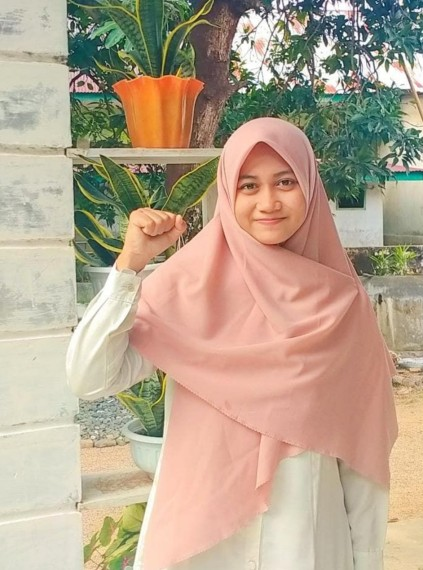
#> input picture Visi Komputer/gambar/Nailul.jpg, 423 x 570 px
$ jupyter execute --allow-errors prak3.ipynb   (older library calls are emulated)
#> lines starting #> are read from the running program, lines starting #| are printed output that depends on the picture
# Praktikum Visi Komputer
## Modul ke-3

## Pemprosesan citra dengan OpenCV

Saat kita bekerja dengan gambar/image/citra, bisa saja kita perlu memproses citra seperti mempertajam citra, menggunakan filter, menggabungkan citra.

### Konversi warna

OpenCV memiliki banyak sekali fungsi yang berkaitan dengan warna. Ada model warna yang cocok untuk perangkat input seperti camera, ada yang cocok untuk perangkat output seperti TV, printer, layar komputer. Namun terdapat 3 model warna yang umum digunakan yaitu:
- Grayscale. Grayscale merupakan model yang mengurangi informasi warna menjadi nilai gray. Biasanya setiap piksel pada image grayscale direpresentasikan oleh satu nilai 8-bit dalam rentang 0 (hitam) hingga 255 (putih). Bisa digunakan untuk memproses image yang hanya perlu informasi brightness seperti pada deteksi wajah.
- BGR. BGR adalah model warna blue-green-red, di mana setiap piksel memiliki 3 nilai 8-bit yang merepresentasikan komponen/channel biru/blue, hijau/green dan merah/red. Contoh piksel [0, 0, 0] untuk hitam, [255, 0, 0] untuk biru, [0, 255, 0] untuk hijau, [0, 0, 255] untuk merah, dan [255, 255, 255] untuk putih.
- HSV. Model HSV menggunakan 3 channel berbeda. Hue merupakan rona atau corak warna, Saturation merupakan intensitas atau kekuatan warna dan value merupakan kecerahan dari warna.

Model warna default pada OpenCV adalah BGR. Model yang digunakan pada komputasi disebut model additive, yang berkaitan dengan cahaya/light. Cahaya memiliki reaksi berbeda dibandingkan lukisan/paint. Nilai [0, 255, 255] bermakna tidak ada biru, hijau penuh dan merah penuh sehingga hasilnya adalah kuning. Tapi pada lukisan, warna hijau dan merah jika dicampur menjadi warna coklat.

[cell 1]
import cv2

#download image di: https://i.im.ge/2021/09/09/QJP3s1.jpg
img = cv2.imread('gambar/input.jpg')
#> (the rest of this cell did not finish here and is left out)

#> (a cell that did not finish here is left out)

Gambar versi YUV sebelumnya malah menjadi jelek dan tidak jelas. Sebenarnya karena `yuv_img` dalam bentuk array NumPy, kita dapat melakukan slicing dan menampilkan setiap channel secara terpisah.

#> (a cell that did not finish here is left out)

Apabila kita melihat hasil dari pemisahan YUV di atas, channel Y sama dengan citra grayscale, yang merepresentasikan nilai intensitas. Channel U dan V merepresentasikan informasi warna. U proyeksi biru, V proyeksi merah.

#> (a cell that did not finish here is left out)

#> (a cell that did not finish here is left out)

### Translasi citra / Image translation

Pada bagian ini, kita akan membahas tentang penggeseran citra. Dalam terminologi visi komputer, hal ini disebut sebagai translasi. Mari kita lihat bagaimana kita bisa melakukannya.

[cell 6]
import cv2
import numpy as np

img = cv2.imread('gambar/input.jpg')
#> (the rest of this cell did not finish here and is left out)

Operasi translasi pada dasarnya kita menggeser gambar dengan menambahkan/mengurangi koordinat X dan Y. Untuk melakukan hal tersebut, kita perlu membuat matriks transformasi, seperti yang ditunjukkan sebagai berikut:

[](https://im.ge/i/QJZppS)

Di sini, nilai tx dan ty adalah nilai terjemahan X dan Y, yaitu gambar akan digerakkan oleh X unit ke kanan, dan oleh Y unit ke bawah. Jadi setelah kita membuat matriks seperti ini, kita dapat menggunakan fungsi, `warpAffine`, untuk diterapkan pada citra. Argumen ketiga di warpAffine mengacu pada jumlah baris dan kolom pada gambar yang dihasilkan. Sejak jumlah baris dan kolom sama dengan gambar asli, gambar yang dihasilkan menjadi terpotong. Untuk menghindari pemotongan, kita bisa melakukan seperti berikut.
`img_translation = cv2.warpAffine(img, translation_matrix, (num_cols + 70, num_rows + 110))`

[cell 7]
#Latihan 1
#Ubah code program sebelumnya lalu ubah translasi citra sehingga menjadi tidak terpotong

import cv2
import numpy as np

img = cv2.imread('gambar/input.jpg')
#> (the rest of this cell did not finish here and is left out)

### Rotasi citra / Image rotation

Kita dapat melakukan rotasi citra dengan sudut tertentu. Rotasi merupakan bentuk transformasi. Untuk melakukan rotasi, kita dan kita dapat mencapainya dengan menggunakan transformasi matriks berikut.

[](https://im.ge/i/QJZzaJ)

Di sini, θ adalah sudut rotasi berlawanan arah jarum jam. OpenCV menyediakan fungsi `getRotationMatrix2D`. Kita dapat menentukan titik di mana gambar akan diputar, sudut rotasi dalam derajat, dan faktor skala untuk gambar. Setelah kita memiliki matriks transformasi, kita dapat menggunakan fungsi `warpAffine` untuk menerapkan matriks ini ke gambar apa pun.

[cell 8]
img = cv2.imread('gambar/input.jpg')
#> (the rest of this cell did not finish here and is left out)

[cell 9]
#Latihan 2
#Ubah code program sebelumnya dengan memperkecil ukuran citra rotasi menjadi setengahnya

img = cv2.imread('gambar/input.jpg')
#> (the rest of this cell did not finish here and is left out)

[cell 10]
#Latihan 3
#Ubah latihan 2, lalu coba ubah rotasi gambar menjadi searah jarum jam

img = cv2.imread('gambar/input.jpg')
#> (the rest of this cell did not finish here and is left out)

### Mengubah ukuran citra / image scaling

Kita dapat mengubah ukuran citra menggunakan faktor scaling atau bisa saja mengubahnya menjadi ukuran tertentu.

#> (a cell that did not finish here is left out)

[cell 12]
#Kita sudah mencoba banyak proses transformasi citra
#Berikut ini kita akan bermain-main dengan efek tertentu menggunakan image warping

import cv2
import numpy as np
import math

img = cv2.imread('gambar/input.jpg', cv2.IMREAD_GRAYSCALE)
#> (the rest of this cell did not finish here and is left out)

[cell 13]
#Latihan 4
#Ubah program image warping di atas sehingga image yang digunakan adalah foto selfie sendiri
#Lalu silakan bereksperimen bentuk image warping lainnya

import cv2
import numpy as np
import math

img = cv2.imread('gambar/Nailul.jpg', cv2.IMREAD_GRAYSCALE)
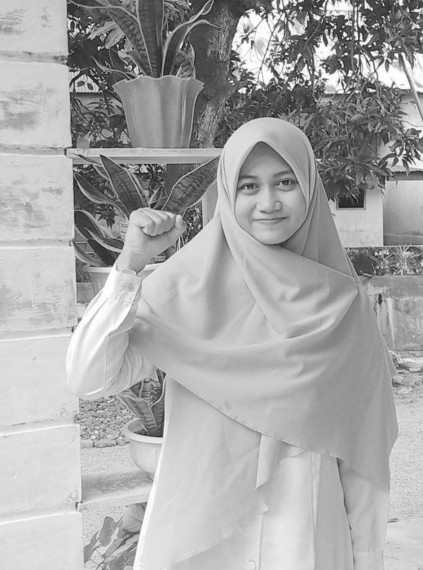
#> img: shape (570, 423); min 22, max 255, mean 168.1
rows, cols = img.shape
#> rows = 570; cols = 423

#####################
# Gelombang miring

img_output = np.zeros(img.shape, dtype=img.dtype)

for i in range(rows):
    for j in range(cols):
        offset_x = int(50.0 * math.tan(i*3.14/ 360))
        offset_y = 0
        if j+offset_x < rows:
            img_output[i,j] = img[i,(j+offset_x)%cols]
        else:
            img_output[i,j] = 0
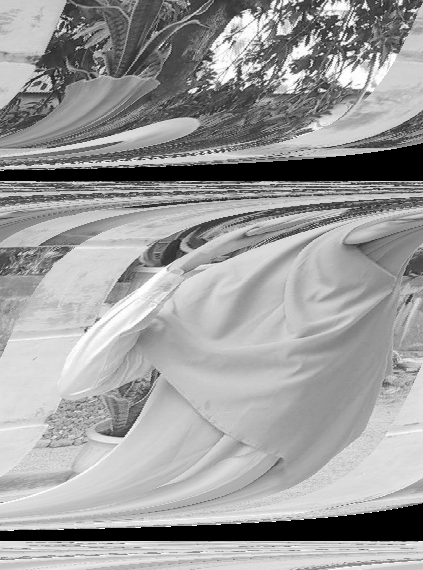
#> img_output: shape (570, 423); min 0, max 255, mean 157.1

cv2.imshow('Nailul', img)
cv2.imshow('diagonal wave', img_output)


cv2.waitKey()

$ run again, with Visi Komputer/gambar/frame_01.jpg copied over Visi Komputer/gambar/Nailul.jpg
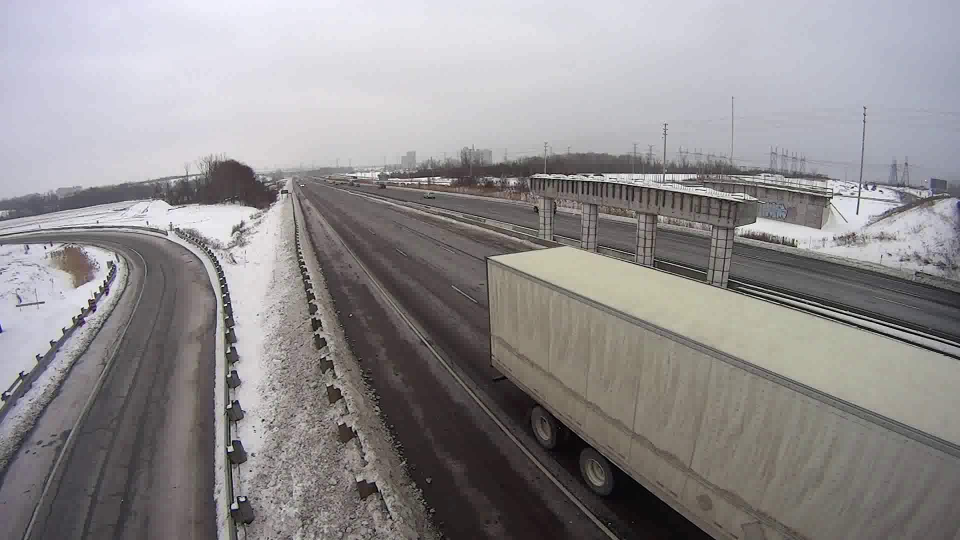
#> input picture Visi Komputer/gambar/frame_01.jpg, 1920 x 1080 px (shown at 1/2 size)
#> after the loop `for i in range(rows):`:
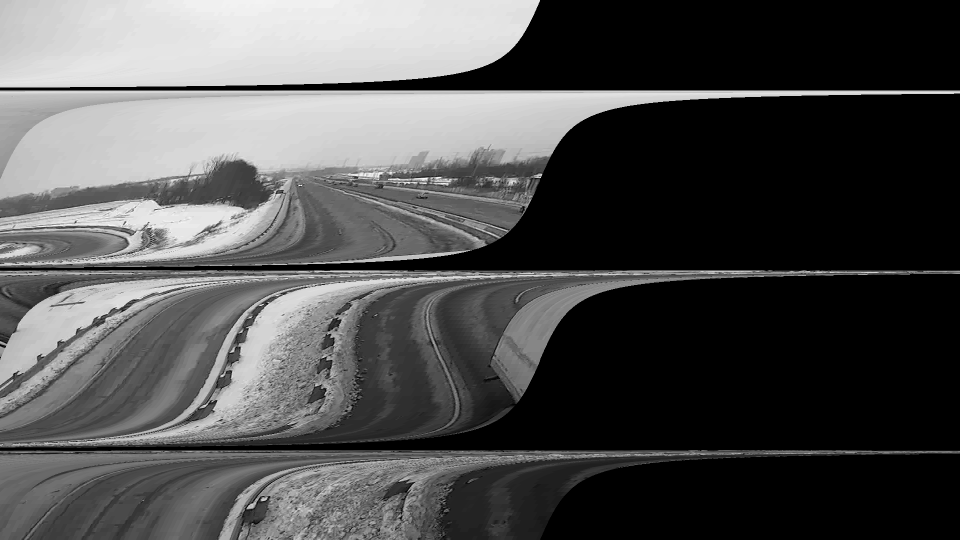
#> img_output: shape (1080, 1920) (shown at 1/2 size); min 0, max 255, mean 79.2
